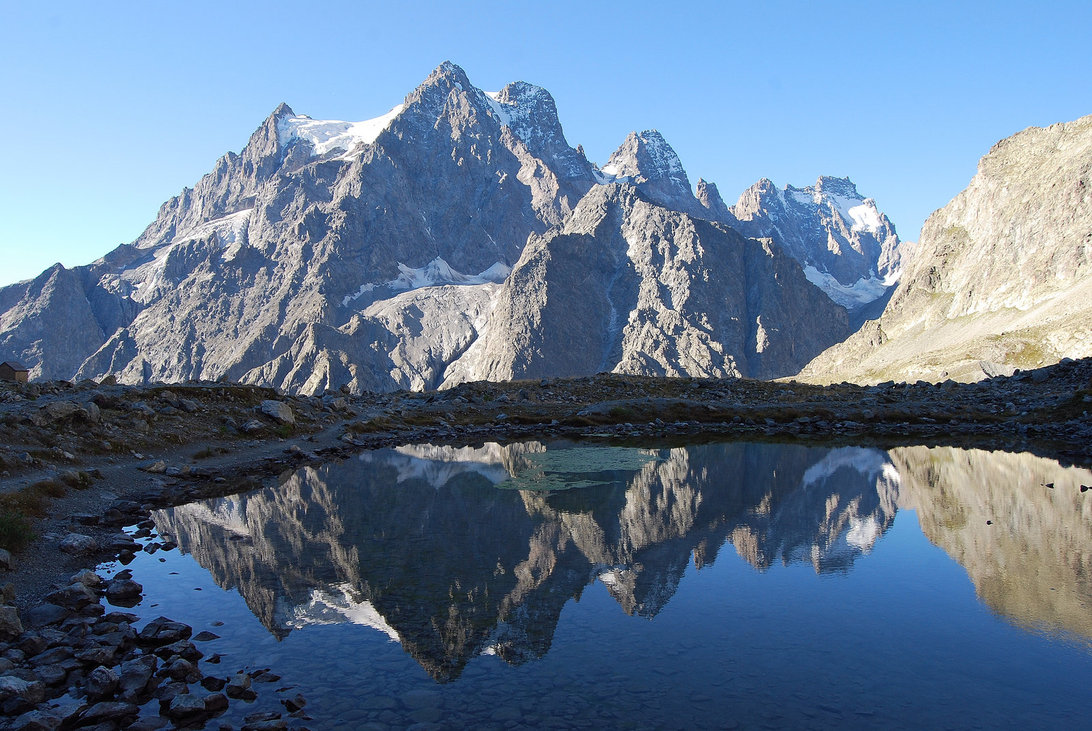
#> input picture old/example_work/mountain.jpg, 1092 x 731 px
$ python matplotlib_fig_test.py
#> lines starting #> are read from the running program, lines starting #| are printed output that depends on the picture
# import the necessary packages
from matplotlib import pyplot as plt
import cv2

# load the image, convert it to grayscale, and show it
image = cv2.imread("mountain.jpg")
#> image is the input picture: shape (731, 1092, 3); mean B, G, R 146.1, 120.8, 99.1
gray = cv2.cvtColor(image, cv2.COLOR_BGR2GRAY)
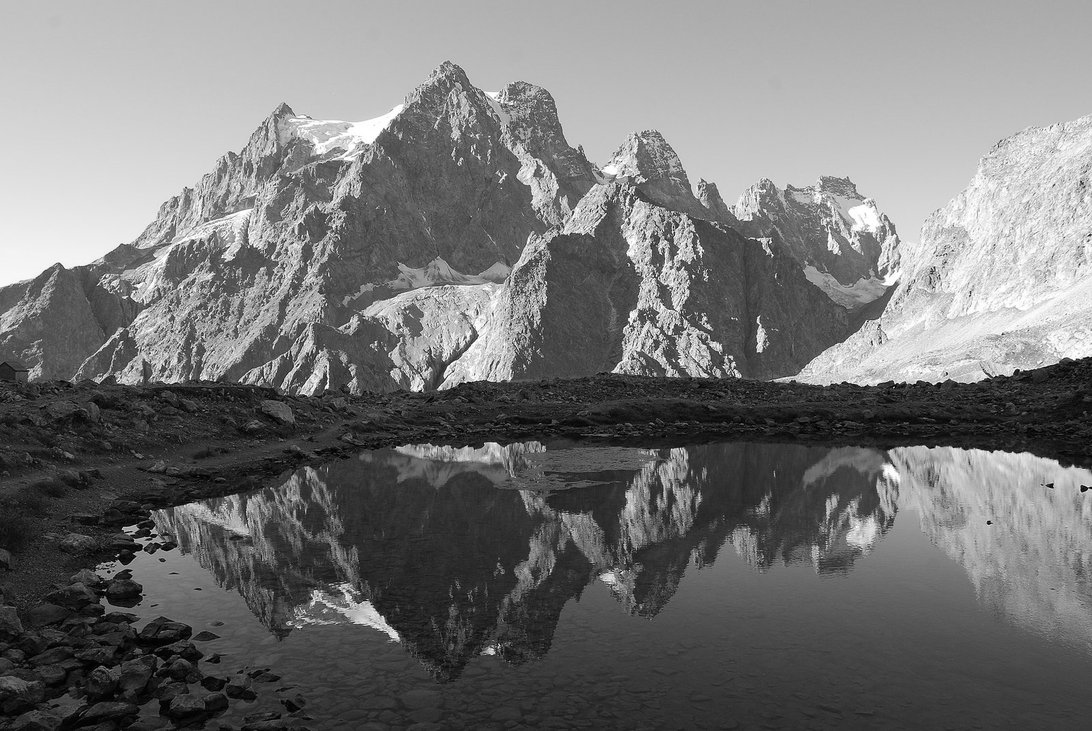
#> gray: shape (731, 1092); min 0, max 255, mean 117.2
cv2.imshow("Image", image)
cv2.imshow("Gray", gray)
cv2.waitKey(0)

# construct a grayscale histogram
hist = cv2.calcHist([gray], [0], None, [256], [0, 256])
#> hist = 256 values, max 7576 at index 48, min 107 at index 0, mean 3118.2

# plot the histogram
plt.figure()
plt.title("Grayscale Histogram")
plt.xlabel("Bins")
plt.ylabel("# of Pixels")
plt.plot(hist)
plt.xlim([0, 256])
plt.show()
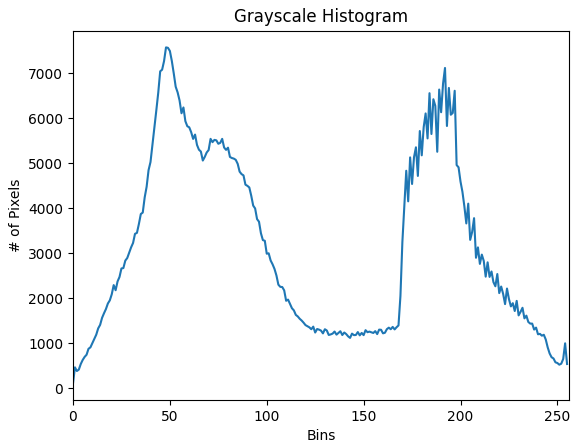
#> figure drawn by matplotlib, 1 panel; curve peaks at x = 48, y = 7576
cv2.waitKey(0)
